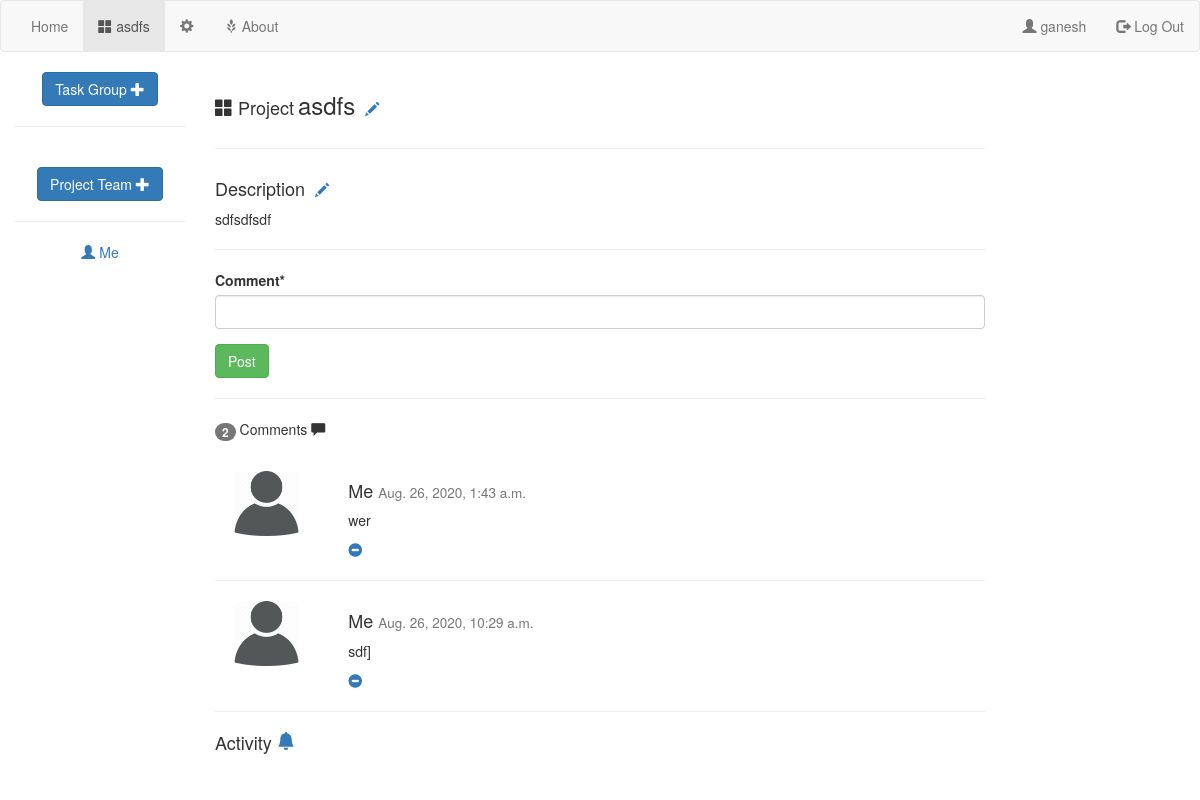
Page /1/project/ (signed in) on the earlier database version.
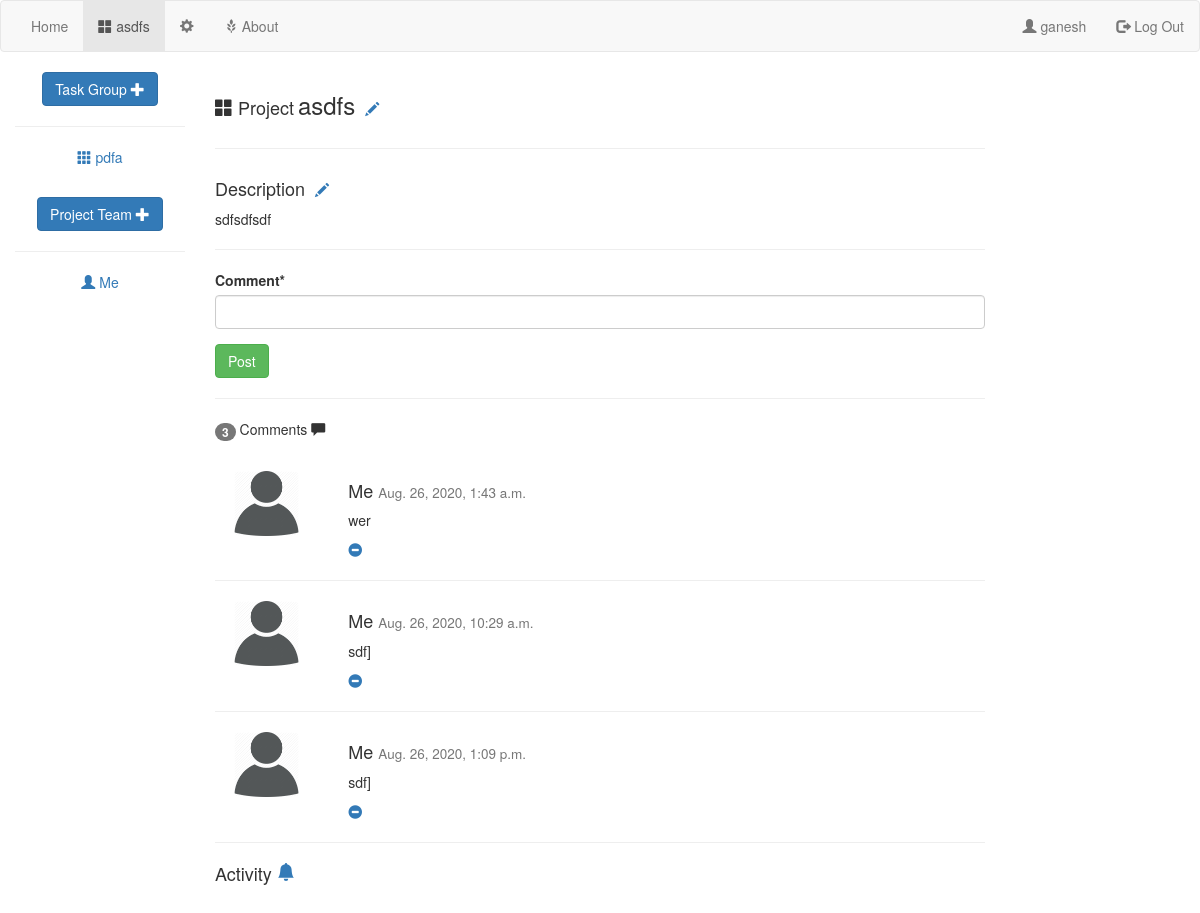
Same page on the later database version.
### projectMgr/models.py (models this page shows)
class User(AbstractUser):
    profilePicture = models.CharField(max_length=200,null=True)
    fullName = models.CharField(max_length=100,null=True)
    bio = models.CharField(null=True,max_length=500)
    pass

class Comment(models.Model):
    createdOn = models.DateTimeField(auto_now=True)
    modifiedOn = models.DateTimeField()
    createdBy = models.ForeignKey(User, on_delete=models.CASCADE)
    textField = models.TextField()
    replyLink = models.ForeignKey('self', on_delete=models.CASCADE,null=True)
    deleted = models.BooleanField(default=False)

class TaskGroup(models.Model):
    name = models.CharField(max_length=100)
    creator = models.ForeignKey(User,on_delete=models.CASCADE,related_name='taskgroupIcreated',null=True)
    description = models.TextField()
    project = models.ForeignKey(Project,on_delete=models.CASCADE,related_name="taskgroup_set",null=True)
    comment = models.ManyToManyField(Comment)
    people = models.ManyToManyField(User)
    created = models.DateTimeField(auto_now=True)
    DeadLine = models.DateTimeField(null=True)

### projectMgr/views.py (the view)
# urls.py: path('<int:projectid>/project/',views.projectDetail,name='projectDetail'),
def projectDetail(request: HttpRequest, projectid):
    if not request.user.is_authenticated:
        return redirect('projectMgr:homepage')
    '''

    :param request:
    :return:
    '''
    thisProject = models.Project.objects.get(id=projectid)
    print(thisProject.name)
    commentForm = forms.createComment()
    commentSet = thisProject.comment.all()
    stream = target_stream(thisProject)
    return render(request, 'projectMgr/projectDetail.html',
                  {'project': thisProject, 'commentForm': commentForm, 'commentSet': commentSet,
                   'thisUser': request.user,'nocomm':len(commentSet),'stream':stream})
    pass

### projectMgr/forms.py
class createComment(forms.Form):
    Comment = forms.CharField(widget=forms.TextInput,max_length=500)
    pass

### projectMgr/templates/projectMgr/projectDetail.html (shortened to what the changed rows need)
{% extends 'projectMgr/base.html' %}
{% block heading %}
    <h4 style="display: inline-block"><span class="glyphicon glyphicon-th-large"></span> Project</h4>
    <h3 style="display: inline-block;margin-right: 10px" > {{ project.name }} <h5 style="display: inline-block"><a href="{% url 'projectMgr:projectDetailEdit' project.id %}"> <i class="glyphicon glyphicon-pencil"></i></a> </h5></h3>
    <hr>
{% endblock %}
{% block body %}
    <h4 style="display: inline-block;margin-right: 10px" >Description <h5 style="display: inline-block"><a href="{% url 'projectMgr:projectDetailEdit' project.id %}"> <i class="glyphicon glyphicon-pencil"></i></a> </h5></h4>
    <div >
    <p>{{ project.description }}</p>
    </div>
    <hr>
    {% load crispy_forms_tags %}
    <form action="{% url 'projectMgr:projectDetailComment' project.id %}" method="post">
{{ commentForm|crispy }}
    <input type="submit" class="btn btn-success" value="Post">
    </form>
    <hr>
     <p><span class="badge">{{nocomm }}</span> Comments <span class="glyphicon glyphicon-comment"></span></p><br>
    {% load static %}
    {% for comment in commentSet %}
    <div class="row">
        <div class="col-sm-2 text-center">
            {% if comment.createdBy.profilePicture != None %}
            <img src={{ comment.createdBy.profilePicture }}  height="65" width="65" style=" border-radius: 5px" alt="">
            {% else %}
                <img src="{% static 'projectMgr/images/default_user.png' %}"  height="65" width="65" style=" border-radius: 5px" alt="">
            {% endif %}
        </div>
        <div class="col-sm-10">
            <h4>
                {% if comment.createdBy == thisUser %}
                Me
                {% else %}
                {{ comment.createdBy.username }}
                {% endif %}
                <small>{{comment.createdOn}}</small></h4>
            {% if comment.deleted %}
            <p style="color: gray">This comment was deleted</p>
            {% else %}
            <p>{{ comment.textField }}</p>
                {% if comment.createdBy == thisUser %}
                     <a href="{% url 'projectMgr:projectDeleteComment' project.id comment.id %}" ><span class="glyphicon glyphicon-minus-sign"></span></a>
                    {% endif %}
            {% endif %}
        </div>
        </div>
        <hr>
    {% endfor %}
    {% load activity_tags i18n %}
        <h4>Activity <a href="{% url 'projectMgr:followProject' project.id %}">
</a></h4>
{% endblock %}
{% block sidenav %}
            {% for task in project.taskgroup_set.all %}
                <p><a style="margin: 3px"  href="{% url 'projectMgr:taskGroupDetail' projectid=project.id taskGroupId=task.id %}"><span class="glyphicon glyphicon-th"></span> {{ task.name }}</a></p>
        {% endfor %}
    <br>
            {% for person in project.people.all %}
            {% if person == thisUser %}
                            <p><a style="margin: 3px"  href=""><span class="glyphicon glyphicon-user"></span> Me</a></p>
                {% else %}
            <p><a style="margin: 3px"  href=""><span class="glyphicon glyphicon-user"></span> {{ person.username }}</a></p>
                {% endif %}
        {% endfor %}
    <br>
{% endblock %}

### projectMgr/templates/projectMgr/base.html (shortened to what this page needs)
<!DOCTYPE html>
<html lang="en">
 {% load static %}
<link rel="stylesheet" type="text/css" href="{% static 'projectMgr/styles.css' %}">
  <link rel="stylesheet" href="https://maxcdn.bootstrapcdn.com/bootstrap/3.4.1/css/bootstrap.min.css">
<nav class="navbar navbar-default ">
    <div class="container-fluid">
        <ul class="nav navbar-nav">
            <li class="nav-item"><a href="{% url 'projectMgr:homepage' %}">Home</a></li>
            {% block leftnav %}
            {% endblock %}
            <li><a href="{% url 'projectMgr:about' %}"><span class="glyphicon glyphicon-grain"></span> About</a></li>
        </ul>
        <ul class="nav navbar-nav navbar-right">
            {% block rightnav %}
                {% if thisUser %}
                    <li><a href="{% url 'projectMgr:userinfo' %}"><span class="glyphicon glyphicon-user"></span> {{ thisUser.username }}</a></li>
                    <li><a href="{% url 'projectMgr:logout' %}"><span class="glyphicon glyphicon-log-out"></span> Log Out</a></li>
                {% else %}
                    <li><a href="{% url 'projectMgr:signin' %}"><span class="glyphicon glyphicon-log-in"></span> Log In</a></li>
                    <li><a href="{% url 'projectMgr:signup' %}"><span class="glyphicon glyphicon-user"></span> Sign Up</a></li>
                {% endif %}
            {% endblock %}
        </ul>
    </div>
</nav>
<div class="container-fluid text-center">
    <div class="row content">
        <div class="col-sm-2 sidenav">
            {% block sidenav %}{% endblock %}
        </div>
        <div class="col-sm-8 text-left">
        {% block heading %}
        {% endblock %}
        {% block body %}{% endblock %}
        </div>
    </div>
</div>
</html>

Differences in the rows shown:
added TaskGroup: name "pdfa"
added Comment: shows "Me", createdOn "Aug. 26, 2020, 1:09 p.m.", textField "sdf]"
Other differences:
{{ nocomm }}: "2" → "3"
